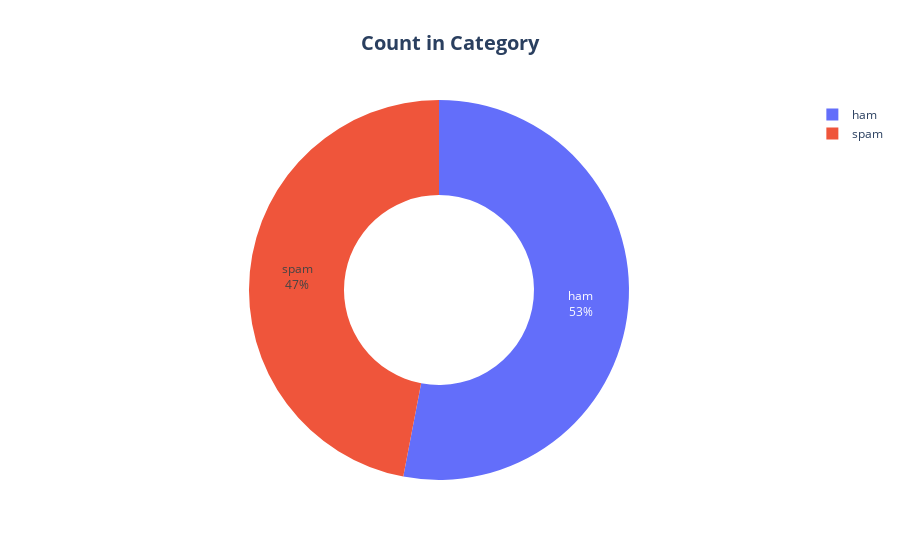

Notebook code cell kept with this figure:
### Code cell
fig = px.pie(data, names = "Category",
             title = "<b>Count in Category</b>",
             hole = 0.5)

fig.update_layout(title_x = 0.5,
                  title_font = dict(size = 20))

fig.update_traces(textposition='inside',
                  textinfo='percent+label')


fig.show()

### Figure 1 — Plotly figure (JSON) as saved in the notebook; plotly's stock layout.template omitted (floating-point values rounded to 4 significant figures; data arrays with more than 128 entries replaced by an {"elided": "..."} marker saying what was removed)
{"data": [{"domain": {"x": [0, 1], "y": [0, 1]}, "hole": 0.5, "hovertemplate": "Category=%{label}<extra></extra>", "labels": {"elided": "9102 str values"}, "legendgroup": "", "name": "", "showlegend": true, "textinfo": "percent+label", "textposition": "inside", "type": "pie"}], "layout": {"legend": {"tracegroupgap": 0}, "title": {"font": {"size": 20}, "text": "<b>Count in Category</b>", "x": 0.5}}}
